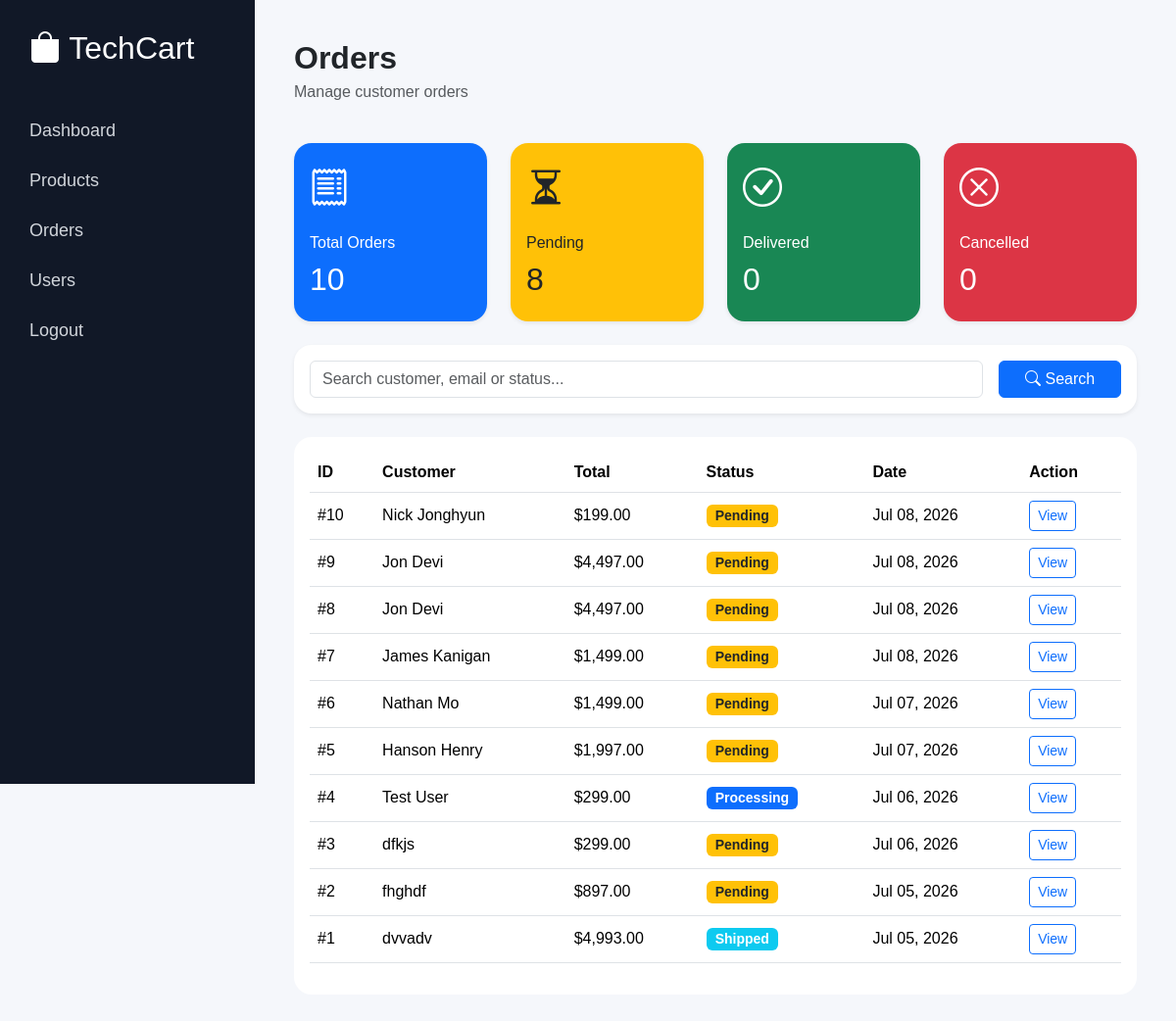
The app's page /admin/orders.php (signed in) with its own data.
### tables this page shows
CREATE TABLE `orders` (
  `id` int(11) NOT NULL,
  `user_id` int(11) DEFAULT NULL,
  `total` decimal(10,2) DEFAULT NULL,
  `order_status` varchar(50) DEFAULT 'Pending',
  `created_at` timestamp NOT NULL DEFAULT current_timestamp(),
  `customer_name` varchar(100) NOT NULL,
  `email` varchar(100) NOT NULL,
  `phone` varchar(20) NOT NULL,
  `address` text NOT NULL
);

### admin/orders.php (the view, shortened to what this page needs)
<?php
require_once "../config/database.php";
$search = "";
$totalOrders = mysqli_fetch_assoc(
    mysqli_query($conn, "SELECT COUNT(*) AS total FROM orders")
)['total'];
$pendingOrders = mysqli_fetch_assoc(
    mysqli_query($conn, "SELECT COUNT(*) AS total FROM orders WHERE order_status='Pending'")
)['total'];
$deliveredOrders = mysqli_fetch_assoc(
    mysqli_query($conn, "SELECT COUNT(*) AS total FROM orders WHERE order_status='Delivered'")
)['total'];
$cancelledOrders = mysqli_fetch_assoc(
    mysqli_query($conn, "SELECT COUNT(*) AS total FROM orders WHERE order_status='Cancelled'")
)['total'];
$query = "
SELECT *
FROM orders
WHERE
customer_name LIKE '%$search%'
OR email LIKE '%$search%'
OR order_status LIKE '%$search%'
ORDER BY created_at DESC
";
$orders = mysqli_query($conn, $query);
?>
<!DOCTYPE html>
<html lang="en">
<head>
<link href="https://cdn.jsdelivr.net/npm/bootstrap@5.3.7/dist/css/bootstrap.min.css" rel="stylesheet">
<link href="https://cdn.jsdelivr.net/npm/bootstrap-icons@1.13.1/font/bootstrap-icons.css" rel="stylesheet">
</head>
<body>
<div class="sidebar">
<h2>
<i class="bi bi-bag-fill"></i>
TechCart
</h2>
<a href="index.php">Dashboard</a>
<a href="products.php">Products</a>
<a href="orders.php">Orders</a>
<a href="users.php">Users</a>
<a href="logout.php">Logout</a>
</div>
<div class="main">
<div class="d-flex justify-content-between align-items-center mb-4">
<div>
<h2 class="fw-bold mb-1">Orders</h2>
<p class="text-muted">
Manage customer orders
</p>
</div>
</div>
<div class="row g-4 mb-4">
<div class="col-lg-3 col-md-6">
<div class="card bg-primary text-white shadow-sm border-0">
<div class="card-body">
<i class="bi bi-receipt fs-1"></i>
<h6 class="mt-3">Total Orders</h6>
<h2><?php echo $totalOrders; ?></h2>
</div>
</div>
</div>
<div class="col-lg-3 col-md-6">
<div class="card bg-warning text-dark shadow-sm border-0">
<div class="card-body">
<i class="bi bi-hourglass-split fs-1"></i>
<h6 class="mt-3">Pending</h6>
<h2><?php echo $pendingOrders; ?></h2>
</div>
</div>
</div>
<div class="col-lg-3 col-md-6">
<div class="card bg-success text-white shadow-sm border-0">
<div class="card-body">
<i class="bi bi-check-circle fs-1"></i>
<h6 class="mt-3">Delivered</h6>
<h2><?php echo $deliveredOrders; ?></h2>
</div>
</div>
</div>
<div class="col-lg-3 col-md-6">
<div class="card bg-danger text-white shadow-sm border-0">
<div class="card-body">
<i class="bi bi-x-circle fs-1"></i>
<h6 class="mt-3">Cancelled</h6>
<h2><?php echo $cancelledOrders; ?></h2>
</div>
</div>
</div>
</div>
<div class="card mb-4 shadow-sm border-0">
<div class="card-body">
<form method="GET">
<div class="row g-3">
<div class="col-md-10">
<input
type="text"
name="search"
class="form-control"
placeholder="Search customer, email or status..."
value="<?php echo htmlspecialchars($search); ?>">
</div>
<div class="col-md-2 d-grid">
<button class="btn btn-primary">
<i class="bi bi-search"></i>
Search
</button>
</div>
</div>
</form>
</div>
</div>
<div class="card">
<div class="card-body">
<table class="table table-hover align-middle">
<thead>
<tr>
<th>ID</th>
<th>Customer</th>
<th>Total</th>
<th>Status</th>
<th>Date</th>
<th>Action</th>
</tr>
</thead>
<tbody>
<?php while($order = mysqli_fetch_assoc($orders)){ ?>
<tr>
<td>
#<?php echo $order['id']; ?>
</td>
<td>
<?php echo $order['customer_name']; ?>
</td>
<td>
$<?php echo number_format($order['total'],2); ?>
</td>
<td>
<?php
$status = $order['order_status'];
$badge = "secondary";
if($status=="Pending"){
$badge="warning text-dark";
}elseif($status=="Processing"){
$badge="primary";
}elseif($status=="Shipped"){
$badge="info";
}elseif($status=="Delivered"){
$badge="success";
}elseif($status=="Cancelled"){
$badge="danger";
}
?>
<span class="badge bg-<?php echo $badge; ?>">
<?php echo $status; ?>
</span>
</td>
<td>
<?php echo date("M d, Y", strtotime($order['created_at'])); ?>
</td>
<td>
<a
href="view_order.php?id=<?php echo $order['id']; ?>"
class="btn btn-outline-primary btn-sm">
View
</a>
</td>
</tr>
<?php } ?>
</tbody>
</table>
</div>
</div>
</div>
</body>
</html>

### admin/orders.php (style rules this page uses)
body { background:#f5f7fb; font-family:Poppins,sans-serif; }
.sidebar { position:fixed; left:0; top:0; width:260px; height:100vh; background:#111827; color:white; padding:30px; }
.sidebar h2 { margin-bottom:40px; }
.sidebar a { display:block; color:#d1d5db; text-decoration:none; padding:12px 0; font-size:18px; }
.main { margin-left:260px; padding:40px; }
.card { border:none; border-radius:18px; }
.badge { font-size:14px; }

### records on screen
orders: id "10", customer_name "Nick Jonghyun", total "199.00", order_status "Pending", created_at "Jul 08, 2026"
orders: id "9", customer_name "Jon Devi", total "4,497.00", order_status "Pending", created_at "Jul 08, 2026"
orders: id "8", customer_name "Jon Devi", total "4,497.00", order_status "Pending", created_at "Jul 08, 2026"
orders: id "7", customer_name "James Kanigan", total "1,499.00", order_status "Pending", created_at "Jul 08, 2026"
orders: id "6", customer_name "Nathan Mo", total "1,499.00", order_status "Pending", created_at "Jul 07, 2026"
orders: id "5", customer_name "Hanson Henry", total "1,997.00", order_status "Pending", created_at "Jul 07, 2026"
orders: id "4", customer_name "Test User", total "299.00", order_status "Processing", created_at "Jul 06, 2026"
orders: id "3", customer_name "dfkjs", total "299.00", order_status "Pending", created_at "Jul 06, 2026"
orders: id "2", customer_name "fhghdf", total "897.00", order_status "Pending", created_at "Jul 05, 2026"
orders: id "1", customer_name "dvvadv", total "4,993.00", order_status "Shipped", created_at "Jul 05, 2026"

### other values on screen
$totalOrders "10"
$pendingOrders "8"
$deliveredOrders "0"
$cancelledOrders "0"
